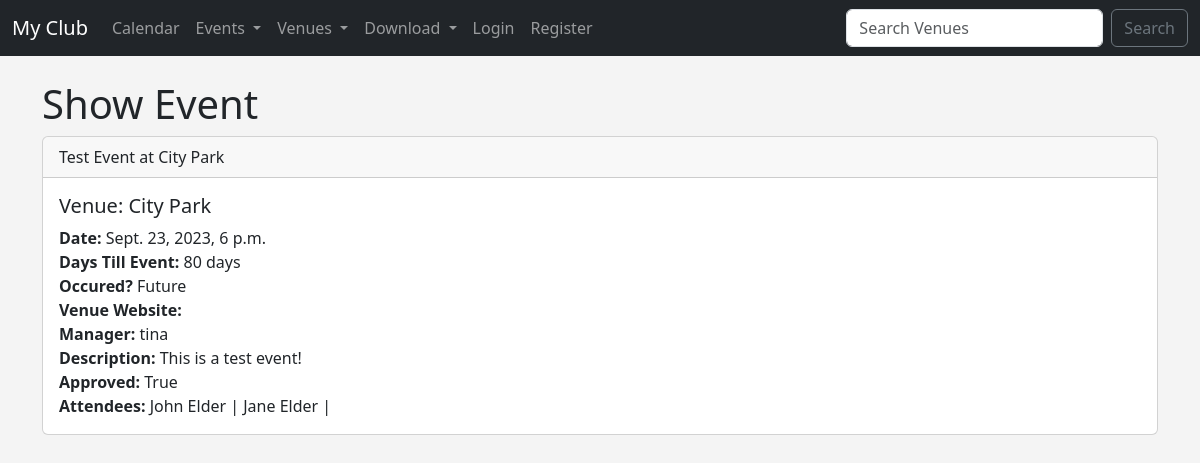
Page /show_event/4 on the committed database.
### events/models.py (models this page shows)
class Event(models.Model):
	name = models.CharField('Event Name', max_length=120)
	event_date = models.DateTimeField('Event Date')
	venue = models.ForeignKey(Venue, blank=True, null=True, on_delete=models.CASCADE)
	manager = models.ForeignKey(User, blank=True, null=True, on_delete=models.SET_NULL)
	description = models.TextField(blank=True)
	attendees = models.ManyToManyField(MyClubUser, blank=True)
	approved = models.BooleanField("Approved", default=False)
	def __str__(self):
		return self.name
	@property
	def Days_till(self):
		today = date.today()
		days_till = self.event_date.date() - today
		days_till_stripped = str(days_till).split(",", 1)[0]
		return days_till_stripped
	@property
	def Is_Past(self):
		today = date.today()
		if self.event_date.date() < today:
			thing = "Past"
		else:
			thing = "Future"
		return thing

class Venue(models.Model):
	name = models.CharField('Venue Name', max_length=120)
	address = models.CharField(max_length=300)
	zip_code = models.CharField('Zip Code', max_length=15)
	phone = models.CharField('Contact Phone', max_length=45, blank=True)
	web = models.URLField('Website Address', blank=True)
	email_address = models.EmailField('Email Address', blank=True)
	owner = models.IntegerField('Venue Owner', blank=False, default=1)
	venue_image = models.ImageField(null=True, blank=True, upload_to="images/")
	def __str__(self):
		return self.name

class MyClubUser(models.Model):
	first_name = models.CharField(max_length=30)
	last_name = models.CharField(max_length=30)
	email = models.EmailField('User Email')
	def __str__(self):
		return self.first_name + ' ' + self.last_name

### events/views.py (the view)
# urls.py: path('show_event/<event_id>', views.show_event, name="show-event"),
def show_event(request, event_id):
	event = Event.objects.get(pk=event_id)
	return render(request, 'events/show_event.html', {'event': event})

### events/templates/events/show_event.html (shortened to what this page needs)
{% extends 'events/base.html' %}
{% block content %}
<h1>Show Event</h1>
<div class="card">
  <div class="card-header">
    {{ event }}
  </div>
  <div class="card-body">
    <h5 class="card-title">Venue: {{ event.venue }}</h5>
    <p class="card-text">
		<strong>Date:</strong> {{ event.event_date }}<br/>
		<strong>Days Till Event:</strong> {{ event.Days_till }}<br/>
		<strong>Occured?</strong> {{ event.Is_Past }}<br/>
		<strong>Venue Website:</strong> {{ event.venue.web }}<br/>
		<strong>Manager:</strong> {{ event.manager }}<br/>
		<strong>Description:</strong> {{ event.description }}<br/>
		<strong>Approved:</strong> {{ event.approved }}<br/>
		<strong>Attendees:</strong>
		{% for user in event.attendees.all %}
		{{ user }} |
		{% endfor %}
    </p>
  </div>
</div>
{% endblock %}

### events/templates/events/base.html (style rules this page uses)
body { background: #f4f4f4; }

### rows in the picture
Event: name "Test Event at City Park", venue "City Park", event_date "Sept. 23, 2023, 6 p.m.", Days_till "80 days", Is_Past "Future", manager "tina", description "This is a test event!", approved "True"
MyClubUser: first_name+last_name "John Elder"
MyClubUser: first_name+last_name "Jane Elder"
